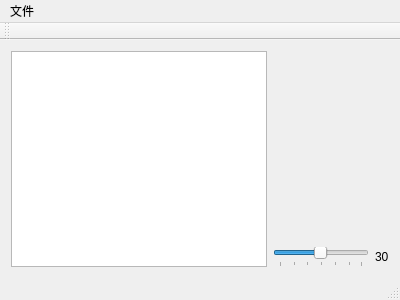
<?xml version="1.0" encoding="UTF-8"?>
<ui version="4.0">
 <class>MainWindow</class>
 <widget class="QMainWindow" name="MainWindow">
  <property name="geometry">
   <rect>
    <x>0</x>
    <y>0</y>
    <width>400</width>
    <height>300</height>
   </rect>
  </property>
  <property name="windowTitle">
   <string>MainWindow</string>
  </property>
  <widget class="QWidget" name="centralWidget">
   <layout class="QHBoxLayout" name="horizontalLayout">
    <item>
     <widget class="QListView" name="listView">
      <property name="sizePolicy">
       <sizepolicy hsizetype="Minimum" vsizetype="Expanding">
        <horstretch>0</horstretch>
        <verstretch>0</verstretch>
       </sizepolicy>
      </property>
     </widget>
    </item>
    <item>
     <layout class="QVBoxLayout" name="verticalLayout">
      <item>
       <widget class="AnimationPreviewer" name="label">
        <property name="sizePolicy">
         <sizepolicy hsizetype="Expanding" vsizetype="Expanding">
          <horstretch>0</horstretch>
          <verstretch>0</verstretch>
         </sizepolicy>
        </property>
        <property name="text">
         <string/>
        </property>
       </widget>
      </item>
      <item>
       <layout class="QHBoxLayout" name="horizontalLayout_2">
        <property name="spacing">
         <number>6</number>
        </property>
        <property name="sizeConstraint">
         <enum>QLayout::SetDefaultConstraint</enum>
        </property>
        <item>
         <widget class="QSlider" name="horizontalSlider">
          <property name="minimum">
           <number>1</number>
          </property>
          <property name="maximum">
           <number>60</number>
          </property>
          <property name="value">
           <number>30</number>
          </property>
          <property name="orientation">
           <enum>Qt::Horizontal</enum>
          </property>
          <property name="invertedAppearance">
           <bool>false</bool>
          </property>
          <property name="tickPosition">
           <enum>QSlider::TicksBelow</enum>
          </property>
         </widget>
        </item>
        <item>
         <widget class="QLabel" name="label_2">
          <property name="sizePolicy">
           <sizepolicy hsizetype="Fixed" vsizetype="Fixed">
            <horstretch>0</horstretch>
            <verstretch>0</verstretch>
           </sizepolicy>
          </property>
          <property name="text">
           <string>30</string>
          </property>
         </widget>
        </item>
       </layout>
      </item>
     </layout>
    </item>
   </layout>
  </widget>
  <widget class="QMenuBar" name="menuBar">
   <property name="geometry">
    <rect>
     <x>0</x>
     <y>0</y>
     <width>400</width>
     <height>23</height>
    </rect>
   </property>
   <widget class="QMenu" name="menu">
    <property name="title">
     <string>文件</string>
    </property>
    <addaction name="actionSetLibrary"/>
   </widget>
   <addaction name="menu"/>
  </widget>
  <widget class="QToolBar" name="mainToolBar">
   <attribute name="toolBarArea">
    <enum>TopToolBarArea</enum>
   </attribute>
   <attribute name="toolBarBreak">
    <bool>false</bool>
   </attribute>
  </widget>
  <widget class="QStatusBar" name="statusBar"/>
  <action name="actionSetLibrary">
   <property name="text">
    <string>选择库路径</string>
   </property>
   <property name="toolTip">
    <string>选择库路径</string>
   </property>
  </action>
 </widget>
 <layoutdefault spacing="6" margin="11"/>
 <customwidgets>
  <customwidget>
   <class>AnimationPreviewer</class>
   <extends>QLabel</extends>
   <header>animationpreviewer.h</header>
   <slots>
    <slot>setAnimationRate(int)</slot>
   </slots>
  </customwidget>
 </customwidgets>
 <resources/>
 <connections>
  <connection>
   <sender>horizontalSlider</sender>
   <signal>valueChanged(int)</signal>
   <receiver>label</receiver>
   <slot>setAnimationRate(int)</slot>
   <hints>
    <hint type="sourcelabel">
     <x>346</x>
     <y>257</y>
    </hint>
    <hint type="destinationlabel">
     <x>331</x>
     <y>162</y>
    </hint>
   </hints>
  </connection>
  <connection>
   <sender>horizontalSlider</sender>
   <signal>valueChanged(int)</signal>
   <receiver>label_2</receiver>
   <slot>setNum(int)</slot>
   <hints>
    <hint type="sourcelabel">
     <x>357</x>
     <y>256</y>
    </hint>
    <hint type="destinationlabel">
     <x>387</x>
     <y>255</y>
    </hint>
   </hints>
  </connection>
  <connection>
   <sender>actionSetLibrary</sender>
   <signal>triggered()</signal>
   <receiver>MainWindow</receiver>
   <slot>selectLibraryPath()</slot>
   <hints>
    <hint type="sourcelabel">
     <x>-1</x>
     <y>-1</y>
    </hint>
    <hint type="destinationlabel">
     <x>199</x>
     <y>149</y>
    </hint>
   </hints>
  </connection>
  <connection>
   <sender>listView</sender>
   <signal>activated(QModelIndex)</signal>
   <receiver>MainWindow</receiver>
   <slot>onItemSelected(QModelIndex)</slot>
   <hints>
    <hint type="sourcelabel">
     <x>206</x>
     <y>185</y>
    </hint>
    <hint type="destinationlabel">
     <x>2</x>
     <y>214</y>
    </hint>
   </hints>
  </connection>
 </connections>
 <slots>
  <slot>selectLibraryPath()</slot>
  <slot>onItemSelected(QModelIndex)</slot>
 </slots>
</ui>
